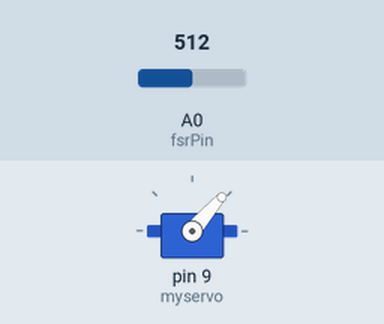
This sketch was run on a simulated Arduino Uno, built with avr-gcc and run on an emulated ATmega328P. On the bench: servo. The inputs (shaded band) are chosen by the test bench; at power-on: A0 (fsrPin) = 512. What the sketch prints to the serial monitor is not drawn.

Above: at 7.2 s.
7.3 s: A0 (fsrPin) set to 986
At 7.52 s:
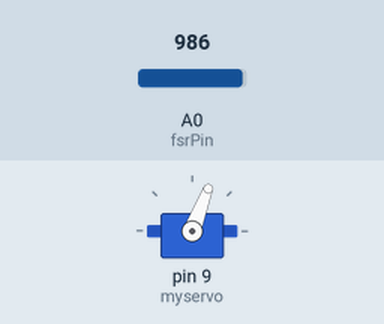
14.5 s: A0 (fsrPin) set to 1010
At 19.0 s:
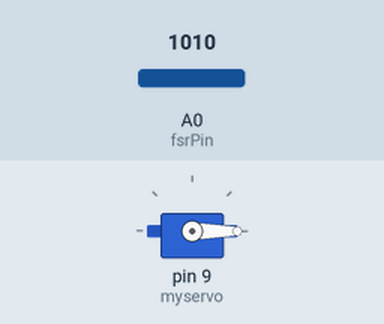
21.8 s: A0 (fsrPin) set to 990
At 22.84 s:
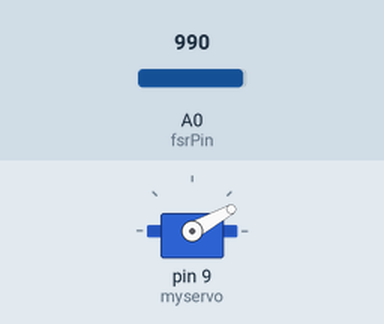
Timing chart, 0 to 35.0 s (numbered marks = the images above; inputs shaded):
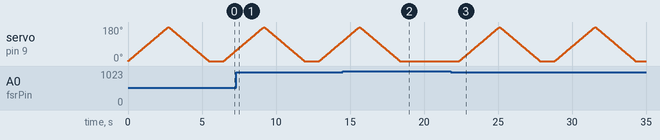

Measured:
- the behaviour switches between 999 and 1000 on A0 (fsrPin) (found by bisection; images 1 and 2)
- after the input at 14.5 s, servo on pin 9 (myservo): goes on until 18.4 s, then stays 0°

The sketch:

SensorActuator.ino
```cpp
#include <Servo.h>

int fsrPin = 0;     // the FSR and 10K pulldown are connected to a0
int fsrReading;     // the analog reading from the FSR resistor divider

Servo myservo;  // create servo object to control a servo
// twelve servo objects can be created on most boards

int pos = 0;    // variable to store the servo position

void setup() {
  myservo.attach(9);  // attaches the servo on pin 9 to the servo object
  Serial.begin(9600);
}


void loop() {
  fsrReading = analogRead(fsrPin);

  Serial.print("Analog reading = ");
  Serial.print(fsrReading);     // the raw analog reading
  if (fsrReading < 10) {
    Serial.println(" - No pressure");
  } else if (fsrReading < 1000) {
    Serial.println(" - Touch!");
    for (pos = 0; pos <= 180; pos += 1) { // goes from 0 degrees to 180 degrees
    // in steps of 1 degree
      myservo.write(pos);              // tell servo to go to position in variable 'pos'
      delay(15);                       // waits 15ms for the servo to reach the position
    }
    for (pos = 180; pos >= 0; pos -= 1) { // goes from 180 degrees to 0 degrees
      myservo.write(pos);              // tell servo to go to position in variable 'pos'
      delay(15);                       // waits 15ms for the servo to reach the position
    }
  }
  delay(1000);
}
```
